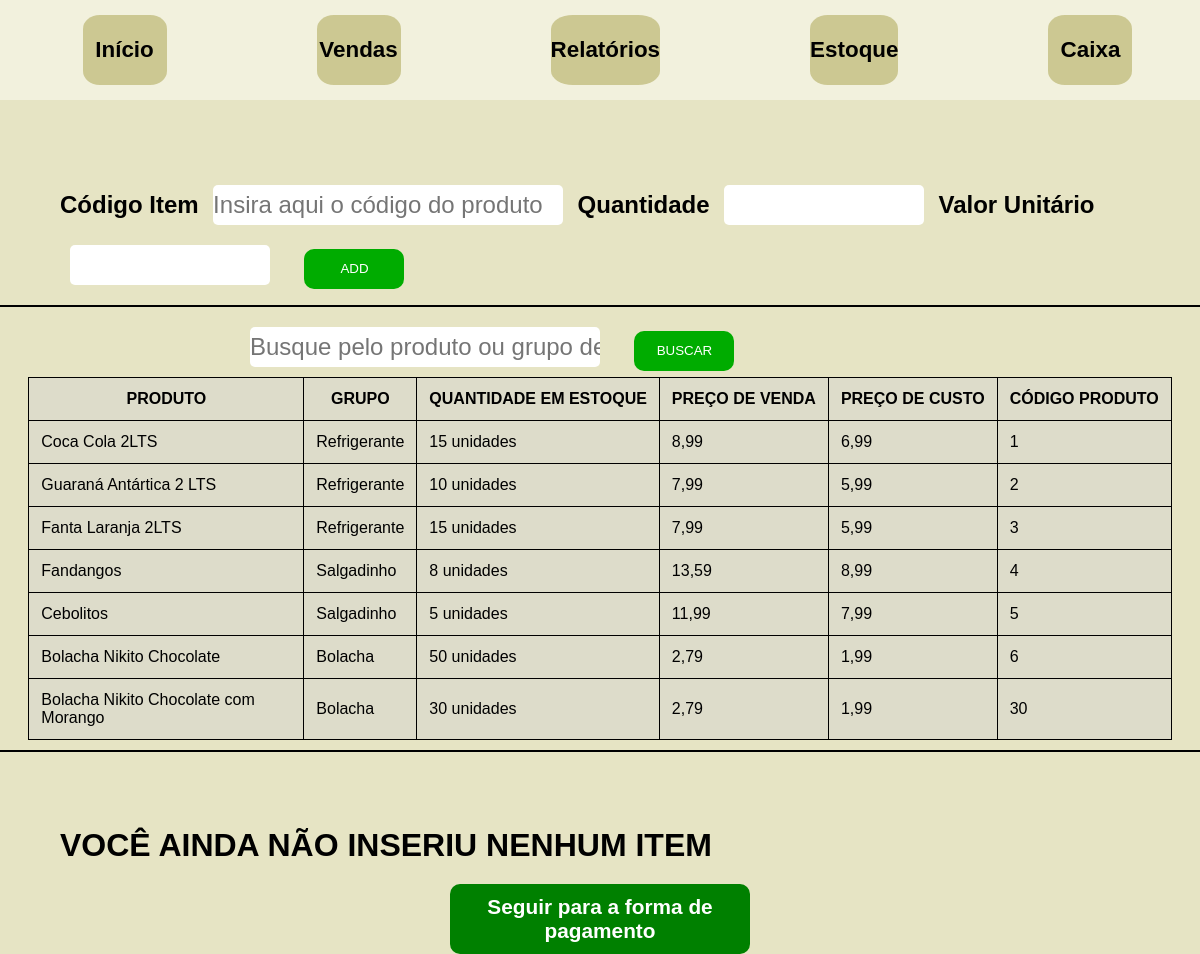
/vendas/, run on an earlier commit of the app's database.
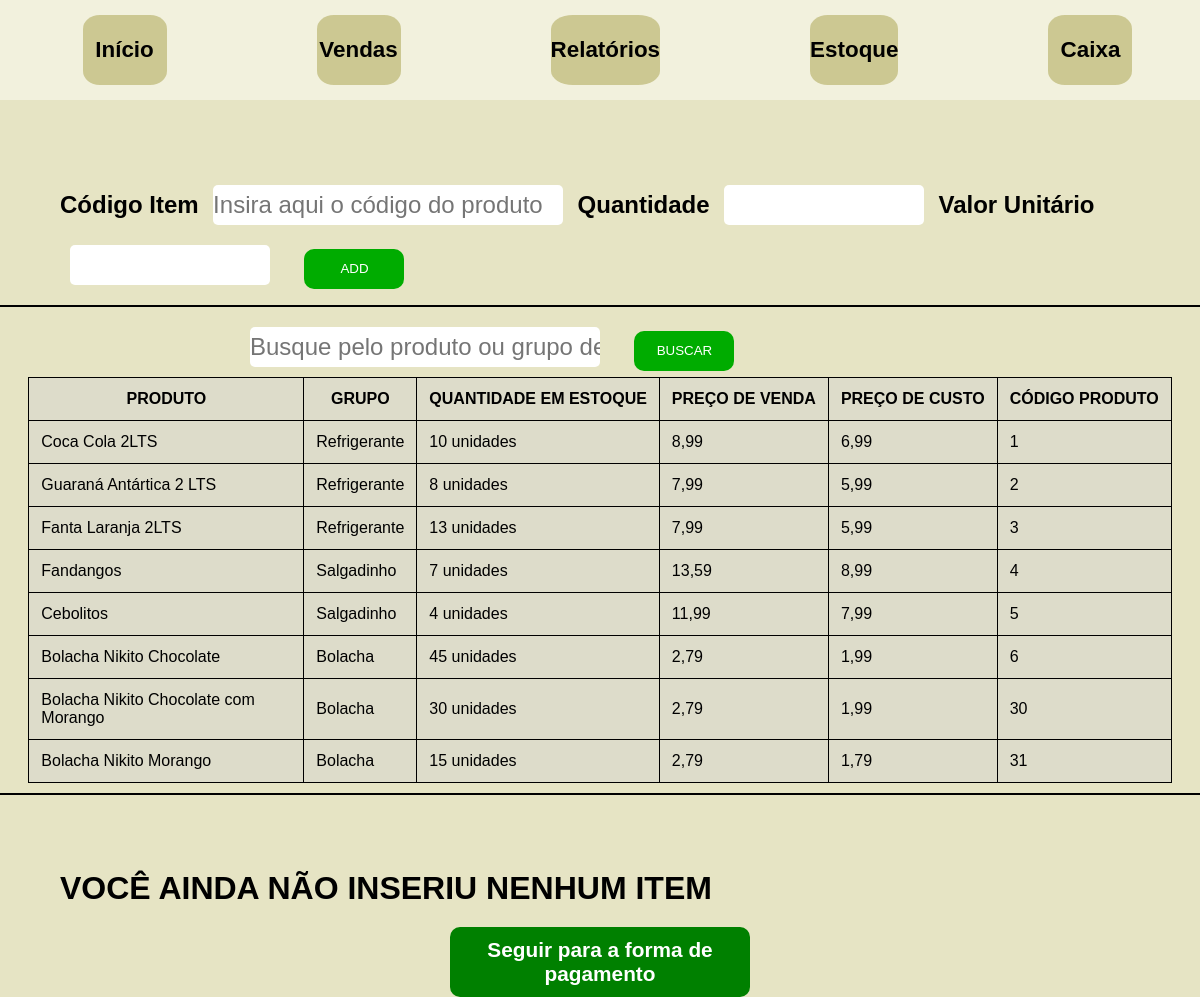
And on a later commit of the database.
### sistema/models.py (models this page shows, shortened)
class Produto(models.Model):
    nome = models.CharField(max_length=100)
    valor_venda = models.DecimalField(max_digits=10, decimal_places=2)
    valor_custo = models.DecimalField(max_digits=10, decimal_places=2)
    quantidade = models.IntegerField()
    grupo = models.CharField(max_length=100)

### sistema/views.py (the view, shortened to what this page needs)
# urls.py: path('vendas/',Vendas.as_view(), name='vendas'),
class Vendas(ListView):
    template_name = "vendas.html"
    model = Produto

### sistema/templates/vendas.html (shortened to what this page needs)
{% extends 'base.html' %}
{% load static %}
{% block content %}
<div>
<div id='main-vendas'>
    <div class="inserir-item-venda">
        <form method="post">
            <label for="idproduto" class='label-vendas'>Código Item</label>
            <input id='idproduto' name='produto' type='text' class='input-produto' placeholder="Insira aqui o código do produto" required>
            <label for="idquantidade" class='label-vendas'>Quantidade</label>
            <input id="idquantidade" name='quantidade' type='number' class='input' required>
            <label for="idvalor" class='label-vendas'>Valor Unitário</label>
            <input id="idvalor" name='valor' type='text' class='input' required>
            <button type='submit' name="confirm" value="add" class='btn-add'>ADD</button>
        </form>
    </div>
    <div style='background-color: black; height:2px; margin-top:10px; margin-bottom:10px;'>
    </div>
    <div class='exibe-produtos'>
        <div class="buscar-produto" style="margin-left: 20%;">
            <form method='post'>
                <input type="text" name="busca-produto" id='idbusca-produto' placeholder="Busque pelo produto ou grupo desejado" class='input-produto'>
                <button type="submit" name="confirm" value="search" class='btn-add'>BUSCAR</button>
            </form>
        </div>
        <table>
            <tr>
                <th>PRODUTO<th>GRUPO<th>QUANTIDADE EM ESTOQUE <th>PREÇO DE VENDA <th>PREÇO DE CUSTO<th>CÓDIGO PRODUTO
            </tr>
            {% for produto in object_list %}
            <tr>
                <td class="produto-tabela"> {{ produto.nome }}
                <td> {{ produto.grupo }}
                <td> {{ produto.quantidade }} unidades
                <td> {{ produto.valor_venda }}
                <td> {{ produto.valor_custo }}
                <td> {{ produto.id }}
            </tr>
            {% endfor %}
        </table>
    </div>
    <div style='background-color: black; height:2px; margin-top:10px; margin-bottom:10px;'>
    </div>
    <div class='lista-item-venda'>
        {% if itens_venda %}
            <table>
                <tr>
                    <th>PRODUTO <th>QUANTIDADE <th>VALOR UNITÁRIO <th> VALOR TOTAL <th> CLIQUE AQUI PARA REMOVER
                </tr>
                <tr>
            {% for item in itens_venda %}
            <div>
                {% for individual in item%}
                <th>{{ individual }}
                {% endfor %}
                <form method="post">
                {% csrf_token %}
                <input type="hidden" value="{{ forloop.counter }}" name="indice">
                <th><button type="submit" name="confirm" value="del" class="btn-del">DELETE</button>
                </form>
                </tr>
            </div>
            {% endfor %}
            <tr>
                <th colspan="3"> VALOR TOTAL DA VENDA <th colspan="2">R$ {{ valor_total_venda|floatformat:"2" }}
            </tr>
            </table>
        {% else %}
        <div>
            <h1>VOCÊ AINDA NÃO INSERIU NENHUM ITEM</h1>
        </div>
        {% endif %}
    </div>
    <div class='div-link-btn'>
    <a href="#" class='link-btn' ><button class="btn-prosseguir-vendas" onclick="formaPagamento(event)">Seguir para a forma de pagamento</button><a>
    </div>
</div>
{% endblock %}

### templates/base.html (shortened to what this page needs)
{% load static %}
<!DOCTYPE html>
<html lang="pt-br">
<head>
    <link rel="stylesheet" type="text/css" href="{% static 'css/style.css' %}">
</head>
<body>
    {% include 'navbar.html' %}
    {% block content %}
    {% endblock %}
</body>
</html>

### templates/navbar.html
<nav>
    <div class='secao-de-opcoes'>
        <a class="opcao-navbar" href="{% url 'sistema:homepage' %}">Início</a>
        <a class="opcao-navbar" href="{% url 'sistema:vendas' %}">Vendas</a>
        <a class="opcao-navbar" href="{% url 'sistema:relatorios' %}">Relatórios</a>
        <a class="opcao-navbar" href="{% url 'sistema:estoque' %}">Estoque</a>
        <a class="opcao-navbar" href="{% url 'sistema:caixa' %}">Caixa</a>
    </div>
</nav>

### static/css/style.css (style rules this page uses)
* { margin:0; padding: 0; font-family: Arial, Helvetica, sans-serif; }
.secao-de-opcoes { background-color:#f2f1dd; height:100px; display:flex; justify-content: space-around; }
.opcao-navbar { color:black; font-size: 1.4rem; font-weight: 700; text-decoration: none; margin-left: 15px; display:flex; align-items: center; background-color:#ccc892; border-radius: 20%; min-width: 7%; justify-content: center; margin-top: 15px; margin-bottom: 15px; }
body { background-color:#e6e4c4; }
.inserir-item-venda { margin-left: 5%; margin-right: 5%; margin-top: 75px; }
.input-produto { width:350px; height:40px; border-radius: 5px; border: none; margin: 10px;font-size:1.5rem; }
.label-vendas { font-size: 1.5rem; font-weight: 600; }
.input { width: 200px; height: 40px; border:none; border-radius: 5px; margin:10px; font-size:1.5rem; }
.btn-add { width:100px; height: 40px; background-color: rgb(0, 172, 0);color:white; border: none; border-radius: 10px; margin-left: 20px; }
.lista-item-venda { margin-left: 5%; margin-right: 5%; margin-top: 75px; }
.btn-prosseguir-vendas { text-align: center; background-color: green; color: white; width: 300px; height: 70px; border: none; border-radius: 10px; font-size: 1.3rem; font-weight: bold; cursor: pointer; }
.link-btn { text-decoration: none; margin-top: 20px; }
.div-link-btn { display: flex; justify-content: center; }
.input-produto { width: 350px; height: 40px; border: none; border-radius: 5px; }
table { height:20px; border-collapse: collapse; background-color: rgba(209, 209, 209, 0.438); margin:auto; }
td, th { border: 1px solid black; padding: 12px; }
.produto-tabela { width: 250px; }

What changed in the data, as far as the page shows it:
changed Produto "Coca Cola 2LTS": quantidade "15" → "10"
changed Produto "Guaraná Antártica 2 LTS": quantidade "10" → "8"
changed Produto "Fanta Laranja 2LTS": quantidade "15" → "13"
changed Produto "Fandangos": quantidade "8" → "7"
changed Produto "Cebolitos": quantidade "5" → "4"
changed Produto "Bolacha Nikito Chocolate": quantidade "50" → "45"
added Produto: nome "Bolacha Nikito Morango", grupo "Bolacha", quantidade "15", valor_venda "2,79", valor_custo "1,79", id "31"
